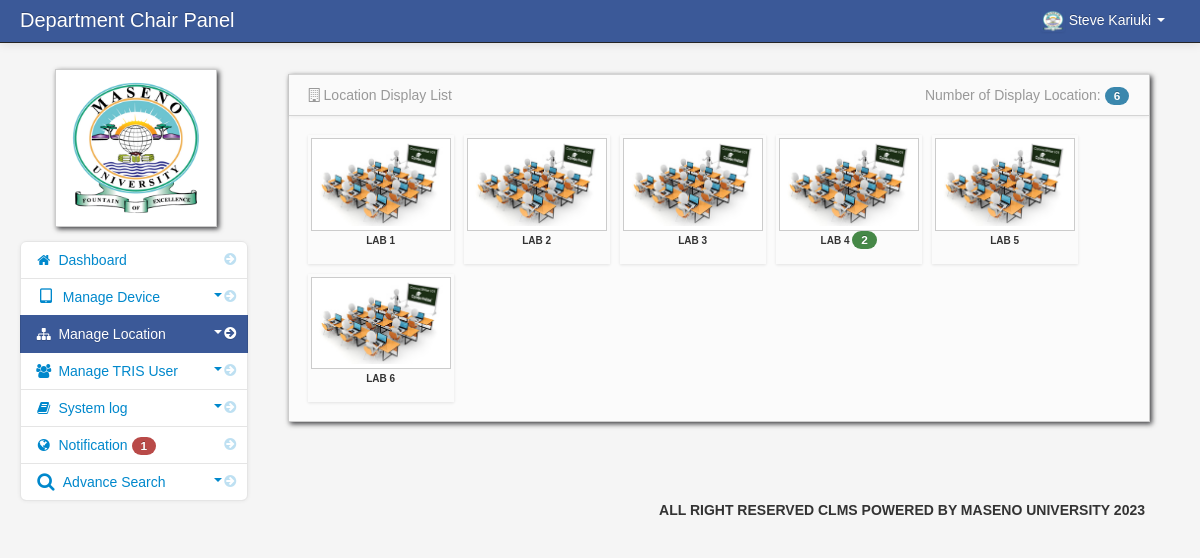
The app's page /Admin/device_location.php (signed in) with its own data.
### tables this page shows
CREATE TABLE `tbllocation` (
  `stdev_id` int(11) NOT NULL,
  `stdev_location_name` varchar(128) NOT NULL,
  `thumbnails` varchar(100) NOT NULL
);

### Admin/session.php (called while the page is built, shortened)
<?php
$session_id=$_SESSION['admin_id'];
$user_query = mysqli_query($conn,"select * from tbladmin where admin_id = '$session_id'")or die(mysqli_error($conn));
$user_row =mysqli_fetch_array($user_query);
$admin_username =$user_row['firstName']." ".$user_row['lastName'];
?>

### Admin/count.php (called while the page is built)
	<?php
$query_yes = mysqli_query($conn,"select * from tblnotifications order by tblnotifications.date_of_notification DESC")or die(mysqli_error($conn));
$count_no = mysqli_num_rows($query_yes);
         ?>
<?php
$query_no = mysqli_query($conn,"select * from tblnotifications
LEFT JOIN tblnotification_read ON tblnotification_read.notification_id = tblnotifications.notification_id
where tblnotification_read.admin_id  = '$session_id'")or die(mysqli_error($conn));
$count_yes = mysqli_num_rows($query_no);
         ?>
<?php $not_read = $count_no -  $count_yes; ?>

### Admin/count_device.php (called while the page is built)
<?php
	$my_device = mysqli_query($conn,"select * from tbllocation_details
	LEFT JOIN tbldevice ON tbllocation_details.tbldevice_id = tbldevice.id
	LEFT JOIN tbldevice_name ON tbldevice.dev_id=tbldevice_name.dev_id
	where NOT EXISTS
    (select * from tbllocation_details where dev_status='Dump')
    and tbldevice_id = '$stdev_id' ");
	$count_yes = mysqli_num_rows($my_device);
?>
<?php
	$result = mysqli_query($conn,"select * from tbllocation_details
	LEFT JOIN tbldevice ON tbllocation_details.tbldevice_id = tbldevice.id
	LEFT JOIN tbldevice_name ON tbldevice.dev_id=tbldevice_name.dev_id
	where NOT EXISTS
    (select * from tbllocation_details where dev_status='Dump')
    and tbldevice_id =''");
	$count_no = mysqli_num_rows($result);
	?>
<?php $not_count = $count_yes -  $count_no; ?>

### Admin/device_location.php (the view, shortened to what this page needs)
<?php include('header.php'); ?>
<?php include('session.php'); ?>
    <body id="class_div">
		<?php include('navbar.php') ?>
        <div class="container-fluid">
            <div class="row-fluid">
				<?php include('device_location_slidebar.php'); ?>
                <div class="span9" id="content">
                     <div class="row-fluid">
                        <div class="block">
								<div class="navbar navbar-inner block-header">
								    <div class="muted pull-left"><i class="icon-reorder icon-building"></i> Location Display List</div>
						<div id="" class="muted pull-right">
								<?php
								$my_location = mysqli_query($conn,"select * from tbllocation ")or die(mysqli_error($conn));
								$count_my_location = mysqli_num_rows($my_location);?>
								Number of Display Location: <span class="badge badge-info"><?php echo $count_my_location; ?></span>
						</div>
								</div>
                            <div class="block-content collapse in">
                                <div class="span12">
									<ul	 id="da-thumbs" class="da-thumbs">
										<?php
										$query = mysqli_query($conn,"select * from tbllocation")or die(mysqli_error($conn));
										$count = mysqli_num_rows($query);
										if ($count > 0){
										while($row = mysqli_fetch_array($query)){
										$stdev_id = $row['stdev_id'];
										?>
										<li id="del<?php echo $id; ?>">
												<a href="mydevice.php<?php echo '?stdev_id='.$stdev_id; ?>">
													<img src ="<?php echo $row['thumbnails'] ?>" width="130" height="148" class="img-polaroid" alt="">
												</a>
												<?php include('count_device.php') ?>
												<p class="class"><?php echo $row['stdev_location_name']; ?>
												<?php if($not_count == '0'){
				                                 }else{ ?>
					                            <span class="badge badge-success"><?php echo $not_count; ?></span>
				                                 <?php } ?>
												</p>
									    </li>
										<?php } }else{ ?>
									     <div class="alert alert-info"><i class="icon-info-sign"></i> No Location Currently Added</div>
										<?php  } ?>
									</ul>
                                </div>
                            </div>
                        </div>
                    </div>
                </div>
            </div>
		<?php include('footer.php'); ?>
        </div>
		<?php include('../LabTech/script.php'); ?>
    </body>

### Admin/header.php (shortened to what this page needs)
<!DOCTYPE html>
<html class="no-js">
    <head>
		<link href="css/my_style.css" rel="stylesheet">
        <link href="bootstrap/css/bootstrap.min.css" rel="stylesheet" media="screen">
        <link href="bootstrap/css/bootstrap-responsive.min.css" rel="stylesheet" media="screen">
        <link href="bootstrap/css/font-awesome.css" rel="stylesheet" media="screen">
		<link href="bootstrap/font-awesome-4.1.0/css/font-awesome.min.css" rel="stylesheet" type="text/css">
        <link href="bootstrap/css/my_style.css" rel="stylesheet" media="screen">
        <link href="bootstrap/css/print.css" rel="stylesheet" media="print">
        <link href="vendors/easypiechart/jquery.easy-pie-chart.css" rel="stylesheet" media="screen">
        <link href="assets/styles.css" rel="stylesheet" media="screen">
		<link href="bootstrap/css/bootstrap.min1.css" rel="stylesheet" media="screen">
		<link href="bootstrap/css/sb_admin.css" rel="stylesheet" media="screen">
		<link href="vendors/fullcalendar/fullcalendar.css" rel="stylesheet" media="screen">
		<link href="assets/DT_bootstrap.css" rel="stylesheet" media="screen">
		<link href="vendors/jGrowl/jquery.jgrowl.css" rel="stylesheet" media="screen">
		<link rel="stylesheet" type="text/css" href="vendors/bootstrap-wysihtml5/src/bootstrap-wysihtml5.css"></link>
		<link href="vendors/jGrowl/jquery.jgrowl.css" rel="stylesheet" media="screen">
    </head>

### Admin/navbar.php (shortened to what this page needs)
<div class="navbar navbar-inverse navbar-fixed-top">
         <div class="navbar-inner">
            <div class="container-fluid">
	 <div class="navbar-header">
                 <span class="brand" href="#">Department Chair Panel</span>
	 </div>
                 <div class="nav-collapse collapse">
                     <ul class="nav pull-right">
                         <li class="dropdown">
                             <a href="#" role="button" class="dropdown-toggle" data-toggle="dropdown"><img id="avatar1" class="img-responsive" src="img/logo.png">&nbsp;<?php echo $admin_username;  ?> <i class="caret"></i>
                             </a>
                         </li>
                     </ul>
                 </div>
             </div>
         </div>
     </div>

### Admin/device_location_slidebar.php (shortened to what this page needs)
 <div class="span3" id="sidebar">
             <div class="empty">
	<img id="admin_avatar" class="img-polaroid" src="img/logo.png"> </div>
	 <?php include('count.php'); ?>
                  <ul class="nav nav-list bs-docs-sidenav nav-collapse collapse">
                     <li> <a href="home.php"><i class="icon-chevron-right"></i><i class="icon-home"></i>&nbsp;Dashboard</a> </li>
		<li class="">
		    <a href="javascript:;" role="button" class="dropdown-toggle" data-toggle="collapse" data-target="#bs"><i class="icon-chevron-right"></i><i class="icon-tablet icon-large"></i>&nbsp;Manage Device
			<div class="muted pull-right"><i class="caret"></i></div></a>
		</li>
	    <li class="active">
		    <a href="javascript:;" role="button" class="dropdown-toggle" data-toggle="collapse" data-target="#bs1"><i class="icon-chevron-right"></i><i class="icon-sitemap"></i>&nbsp;Manage Location
			<div class="muted pull-right"><i class="caret"></i></div></a>
		</li>
		<li>
		    <a href="javascript:;" role="button" class="dropdown-toggle" data-toggle="collapse" data-target="#bs2"><i class="icon-chevron-right"></i><i class="icon-group"></i>&nbsp;Manage TRIS User
			<div class="muted pull-right"><i class="caret"></i></div></a>
		</li>
		<li>
		    <a href="javascript:;" role="button" class="dropdown-toggle" data-toggle="collapse" data-target="#bs3"><i class="icon-chevron-right"></i><i class="icon-book"></i>&nbsp;System log
			<div class="muted pull-right"><i class="caret"></i></div></a>
		</li>
	    <li class="">
           <a href="notification.php"><i class="icon-chevron-right"></i><i class="icon-globe"></i>&nbsp;Notification
           <?php if($not_read == '0'){
           }else{ ?>
	       <span class="badge badge-important"><?php echo $not_read; ?></span>
           <?php } ?>
           </a>
           </li>
                     <li class="">
                       <a href="javascript:;" role="button" class="dropdown-toggle" data-toggle="collapse" data-target="#bs4"><i class="icon-chevron-right"></i><i class="icon-search icon-large"></i>&nbsp;Advance Search
		   <div class="muted pull-right"><i class="caret"></i></div></a>
                    </li>
              </ul>
</div>

### Admin/footer.php (shortened to what this page needs)
<div class="pull-right">
		<footer align="center">
           <p>All Right Reserved CLMS Powered by Maseno University 2023</p>
</div>

### LabTech/script.php (shortened to what this page needs)
	<link href="vendors/datepicker.css" rel="stylesheet" media="screen">
	<link href="vendors/uniform.default.css" rel="stylesheet" media="screen">
	<link href="vendors/chosen.min.css" rel="stylesheet" media="screen">
<link rel="stylesheet" type="text/css" href="assets/style.css" />
	<link href="vendors/datepicker.css" rel="stylesheet" media="screen">

### Admin/assets/styles.css (style rules this page uses)
body { padding-top: 60px; padding-bottom: 40px; background-color: #f5f5f5; }
#content { margin-left:0px; }
.block { background: url("../images/pixel-60fff.png") repeat scroll 0 0 rgba(0, 0, 0, 0) !important; border: 1px solid #ccc; background: white; margin: 1em 0em; border-top: none; -webkit-box-shadow: 2px 2px 5px rgba(0, 0, 6, 0.75); -moz-box-shadow: 2px 2px 5px rgba(0, 0, 6, 0.75); box-shadow: 2px 2px 5px rgba(0, 0, 6, 0.75); }
.block-content { margin: 1em; min-height: .25em; }
.block-header { margin-bottom: 0px; border-right: none; border-left: none; -webkit-border-radius: 0px; -moz-border-radius: 0px; border-radius: 0px; }
.block-header div { padding-top: 10px; }
.bs-docs-sidenav { max-width: 228px; margin: 30px 0 0; padding: 0; background-color: #fff; -webkit-border-radius: 6px; -moz-border-radius: 6px; border-radius: 6px; -webkit-box-shadow: 0 1px 4px rgba(0,0,0,.065); -moz-box-shadow: 0 1px 4px rgba(0,0,0,.065); box-shadow: 0 1px 4px rgba(0,0,0,.065); }
.bs-docs-sidenav > li > a { display: block; width: 190px \9; margin: 0 0 -1px; padding: 8px 14px; border: 1px solid #e5e5e5; }
.bs-docs-sidenav > li:first-child > a { -webkit-border-radius: 6px 6px 0 0; -moz-border-radius: 6px 6px 0 0; border-radius: 6px 6px 0 0; }
.bs-docs-sidenav > li:last-child > a { -webkit-border-radius: 0 0 6px 6px; -moz-border-radius: 0 0 6px 6px; border-radius: 0 0 6px 6px; }
.bs-docs-sidenav > .active > a { position: relative; z-index: 2; padding: 9px 15px; border: 0; text-shadow: 0 1px 0 rgba(0,0,0,.15); -webkit-box-shadow: inset 1px 0 0 rgba(0,0,0,.1), inset -1px 0 0 rgba(0,0,0,.1); -moz-box-shadow: inset 1px 0 0 rgba(0,0,0,.1), inset -1px 0 0 rgba(0,0,0,.1); box-shadow: inset 1px 0 0 rgba(0,0,0,.1), inset -1px 0 0 rgba(0,0,0,.1); }
.bs-docs-sidenav .icon-chevron-right { float: right; margin-top: 2px; margin-right: -6px; opacity: .25; }
.bs-docs-sidenav .active .icon-chevron-right, .bs-docs-sidenav .active a:hover .icon-chevron-right { opacity: 1; }

### Admin/assets/style.css (style rules this page uses)
.da-thumbs { float: left; list-style: none outside none; margin: 0; padding: 0; position: relative; }
.da-thumbs li { float: left; margin: 5px; padding: 3px; position: relative; box-shadow: 0 1px 3px rgba(0,0,0,0.1); }
.da-thumbs li a, .da-thumbs li a img { display: block; position: relative; }
.da-thumbs li a { overflow: hidden; }
.class { font-family: helvetica !important; font-weight: bold; text-align: center; text-transform: uppercase !important; font-size:10px!important; overflow: auto!important; overflow:hidden!important; }

### records on screen
tbllocation: thumbnails (picture), stdev_location_name "LAB 1"
tbllocation: thumbnails (picture), stdev_location_name "LAB 2"
tbllocation: thumbnails (picture), stdev_location_name "LAB 3"
tbllocation: thumbnails (picture), stdev_location_name "LAB 4", not_count "2"
tbllocation: thumbnails (picture), stdev_location_name "LAB 5"
tbllocation: thumbnails (picture), stdev_location_name "LAB 6"

### other values on screen
$admin_username "Steve Kariuki"
$not_read "1"
$count_my_location "6"
